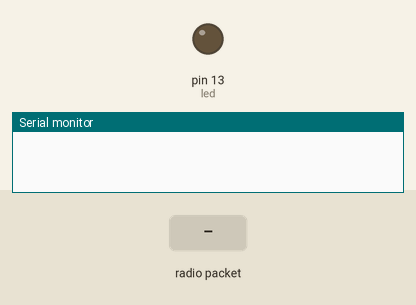
Recording of a sketch running on a simulated Arduino Uno, built with avr-gcc and run on an emulated ATmega328P. Parts: output pins drawn as LEDs (lit = HIGH), the last lines printed to the serial monitor. The inputs (shaded band) are chosen by the test bench. No radio packets arrive unless stated.

Above: at 1.2 s.
1.3 s: radio packet "1" arrives
At 1.35 s:
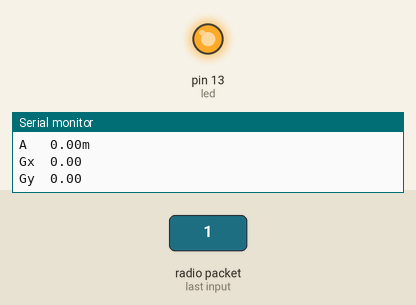
Timing chart, 0 to 4.3 s (numbered marks = the images above; inputs shaded):
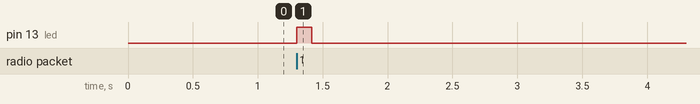

Measured:
- after the input at 1.3 s, pin 13 (led): LOW → HIGH at once, → LOW 0.11 s later

The sketch:

rx1.ino
```cpp
#include <VirtualWire.h>


//-----------------------------------------------------------------------------------------------------
//                                            VARIABLES
//-----------------------------------------------------------------------------------------------------
const int led=13;
const int receive_pin = 12;
char temperatureChar[10];
char humidityChar[10];
char AltitudeChar[10];
char PressureChar[10];
char accelerationChar[10];

//-----------------------------------------------------------------------------------------------------
//                                          DATA STRUCTURE
//-----------------------------------------------------------------------------------------------------
struct package                                      //Struct Type Name
{
  float temperature = 0.0;                          //Struct Member
  float humidity = 0.0;                             //Struct Member
  float altitude;
  float pressure;
  float accex;
  float accey;
  float accez;
  float gyrx;
  float gyry;
  float gyrz;
  int x, y, z;
  int azimuth;
  int heading;
  double lat;
  double lon;
};


typedef struct package Package;                     //Define name of
Package data;                                       //Object name

//-----------------------------------------------------------------------------------------------------
//                                              SETUP
//-----------------------------------------------------------------------------------------------------
void setup()
{

Serial.begin(9600);                                 //start serial comms for output

    pinMode(led,OUTPUT);                            //LED set for output
    vw_set_rx_pin(receive_pin);                     //initialize receiver on pin D12
    vw_setup(10000);                                  // Bits per sec
    vw_rx_start();                                  // Start the receiver PLL running
}


//-----------------------------------------------------------------------------------------------------
//                                            MAIN LOOP
//-----------------------------------------------------------------------------------------------------
void loop()
{
    uint8_t buf[sizeof(data)];                      //unsigned int 8 bit called buf with size specified in Struct member data
    uint8_t buflen = sizeof(data);                  //unsigned int 8 bit called buflen with size specified in Struct member data

if (vw_have_message())                              //Check for activity
  {
    digitalWrite(led,HIGH);                         //flash LED
    vw_get_message(buf, &buflen);                   //get the data, store in variable buf with length of bufflen
    memcpy(&data,&buf,buflen);                      //memcpy ( void * destination, const void * source, size_t num );

    Serial.print("T    ");                      //print header to serial port
    Serial.print(data.temperature);        //print temperature in F to serial port
    Serial.println("C");
                                //print units to serial port with CR

    Serial.print("P   ");                      //print header to serial port
    Serial.print(data.altitude);        //print temperature in F to serial port
    Serial.println("pa");


    Serial.print("A   ");                      //print header to serial port
    Serial.print(data.pressure);        //print temperature in F to serial port
    Serial.println("m");


    Serial.print("Gx  ");                      //print header to serial port
    Serial.print(data.gyrx);        //print temperature in F to serial port
    Serial.println("");


    Serial.print("Gy  ");                      //print header to serial port
    Serial.print(data.gyry);        //print temperature in F to serial port
    Serial.println("");


    Serial.print("Gz   ");                      //print header to serial port
    Serial.print(data.gyrz);        //print temperature in F to serial port
    Serial.println("");


    Serial.print("H ");                      //print header to serial port
    Serial.print(data.humidity);                    //print humidity to serial port
    Serial.println("%");                            //print units to serial port with CR


    Serial.print("X ");
    Serial.print(data.x);
    Serial.println("uT");

    Serial.print("Y ");
    Serial.print(data.y);
    Serial.println("uT");

    Serial.print("Z");
    Serial.print(data.z);
    Serial.println("uT");

    Serial.print("Azimuth ");
    Serial.print(data.azimuth);
    Serial.println("");

    Serial.print("Heading ");
    Serial.print(data.heading);
    Serial.println("");

    Serial.print("Ax ");
    Serial.print(data.accex);
    Serial.println("");

    Serial.print("Ay ");
    Serial.print(data.accey);
    Serial.println("");

    Serial.print("Az ");
    Serial.print(data.accez);
    Serial.println("");

    Serial.print("loc:");
    Serial.print(data.lat,6);
    Serial.print(",");
    Serial.print(data.lon,6);
    Serial.println("");

    Serial.println("_____");

    delay(1);                                     //wait 100 miliseconds
    digitalWrite(led,LOW);                          //led off
  }
}
```
